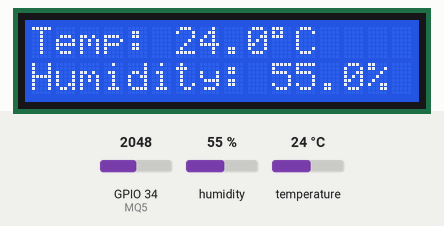
Recording of a program running on a simulated ESP32. Parts: 16×2 character LCD. Inputs (shaded band) come from the test bench; at power-on: GPIO 34 (MQ5) = 2048, humidity 55 %, temperature 24 °C. WiFi joins after 1.5 s; servers stay silent unless stated; what the program prints to the serial monitor is not drawn.

Above: at 4.3 s.
4.4 s: GPIO 34 (MQ5) set to 869
13.4 s: GPIO 34 (MQ5) set to 738
At 18.4 s:
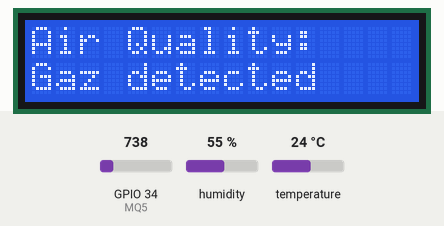
22.4 s: humidity set to 22 %
At 27.5 s:
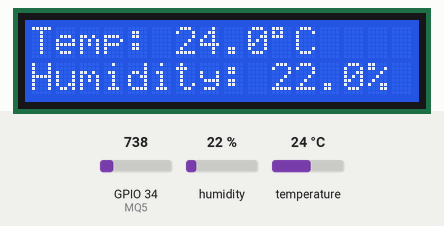
31.4 s: temperature set to 12 °C
At 40.1 s:
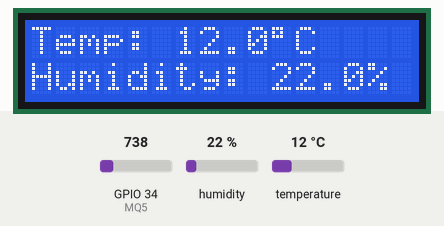
40.4 s: humidity set to 40 %
At 46.3 s:
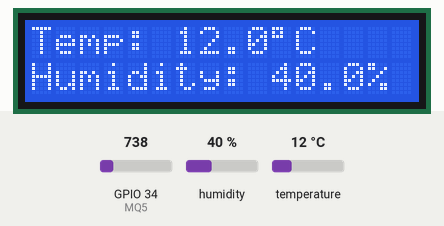
49.4 s: temperature set to 19 °C
At 52.5 s:
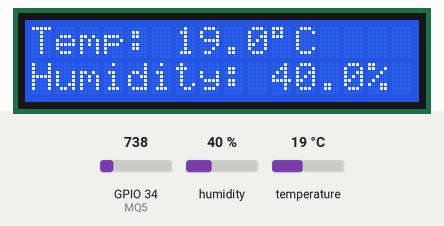
Timing chart, 0 to 54.0 s (numbered marks = the images above; inputs shaded):
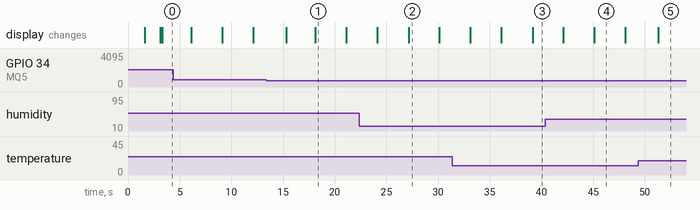

The program:

main.cpp
```cpp
#include <Arduino.h>
#include <Wire.h>
#include <LiquidCrystal_I2C.h>
#include <DHT.h>
#include <WiFi.h>
#include <FirebaseESP32.h>

// ---- MQ5 Gas Sensor ----
#define MQ5 34
int sensorValue = 0;
bool gasDetected = false;
bool lastGasDetected = false;
bool firstRun = true;

// ---- DHT11 ----
#define DHTPIN 4
#define DHTTYPE DHT11
DHT dht(DHTPIN, DHTTYPE);
float humidity = 0;
float tempC = 0;
float lastTempC = -1000;      // sentinel value, guarantees first read always "changes"
float lastHumidity = -1000;
const float changeThreshold = 0.3; // minimum change to count as "different"

// ---- LCD ----
LiquidCrystal_I2C lcd(0x27, 16, 2);

// ---- Timing ----
unsigned long previousReadMillis = 0;
const long readInterval = 2000; // read sensors every 2 seconds (DHT11 minimum)

unsigned long previousDisplayMillis = 0;
const long displayInterval = 3000; // switch LCD screen every 3 seconds
int displayScreen = 0; // 0 = air quality, 1 = temp/humidity

// ---- WiFi credentials ----
#define WIFI_SSID "SSID"
#define WIFI_PASSWORD "password"

// ---- Firebase credentials ----
#define FIREBASE_HOST "firebaseURL.firebaseio.com"
#define FIREBASE_AUTH "Firebase secret"

FirebaseData firebaseData;
FirebaseConfig config;
FirebaseAuth auth;

void readSensors();
void updateDisplay();
void pushStatusToFirebase();

void setup()
{
  Serial.begin(115200);
  pinMode(MQ5, INPUT);

  dht.begin();

  lcd.init();
  lcd.backlight();
  lcd.setCursor(0, 0);
  lcd.print("System Init...");
  delay(1500);
  lcd.clear();

  // --- WiFi connect ---
  WiFi.begin(WIFI_SSID, WIFI_PASSWORD);
  lcd.setCursor(0, 0);
  lcd.print("Connecting WiFi ");
  while (WiFi.status() != WL_CONNECTED)
  {
    delay(300);
    Serial.print(".");
  }
  Serial.println();
  Serial.println("WiFi connected");
  lcd.clear();

  // --- Firebase connect ---
  config.host = FIREBASE_HOST;
  config.signer.tokens.legacy_token = FIREBASE_AUTH;
  Firebase.begin(&config, &auth);
  Firebase.reconnectWiFi(true);
}

void loop()
{
  unsigned long currentMillis = millis();

  if (currentMillis - previousReadMillis >= readInterval)
  {
    previousReadMillis = currentMillis;
    readSensors();
  }

  if (currentMillis - previousDisplayMillis >= displayInterval)
  {
    previousDisplayMillis = currentMillis;
    displayScreen = (displayScreen + 1) % 2;
    updateDisplay();
  }
}

void readSensors()
{
  // --- Gas sensor ---
  sensorValue = analogRead(MQ5);
  gasDetected = (sensorValue < 800);

  // --- DHT11 ---
  float h = dht.readHumidity();
  float t = dht.readTemperature();

  if (!isnan(h) && !isnan(t))
  {
    humidity = h;
    tempC = t;
  }
  else
  {
    Serial.println("Failed to read from DHT11 sensor!");
  }

  // --- Serial debug ---
  Serial.print("Gas value: ");
  Serial.print(sensorValue);
  Serial.print(" | Status: ");
  Serial.print(gasDetected ? "Gaz detected" : "Normal air quality");
  Serial.print(" | Temp: ");
  Serial.print(tempC);
  Serial.print("C | Humidity: ");
  Serial.print(humidity);
  Serial.println("%");

  pushStatusToFirebase();
}

void pushStatusToFirebase()
{
  bool gasChanged = (gasDetected != lastGasDetected);
  bool tempChanged = (fabs(tempC - lastTempC) >= changeThreshold);
  bool humidityChanged = (fabs(humidity - lastHumidity) >= changeThreshold);

  if (gasChanged || tempChanged || humidityChanged || firstRun)
  {
    firstRun = false;
    lastGasDetected = gasDetected;
    lastTempC = tempC;
    lastHumidity = humidity;

    String status = gasDetected ? "gaz detected" : "normal air quality";

    FirebaseJson json;
    json.set("status", status);
    json.set("temperature", tempC);
    json.set("humidity", humidity);

    if (Firebase.pushJSON(firebaseData, "/air_quality_log", json))
    {
      Serial.println("Pushed to Firebase: " + status +
                      " | Temp: " + String(tempC) +
                      " | Humidity: " + String(humidity));
    }
    else
    {
      Serial.println("Firebase push failed: " + firebaseData.errorReason());
    }
  }
}

void updateDisplay()
{
  lcd.clear();
  lcd.setCursor(0, 0);

  if (displayScreen == 0)
  {
    lcd.print("Air Quality:");
    lcd.setCursor(0, 1);
    lcd.print(gasDetected ? "Gaz detected" : "Normal air qlty");
  }
  else
  {
    lcd.print("Temp: ");
    lcd.print(tempC, 1);
    lcd.print((char)223); // degree symbol
    lcd.print("C");

    lcd.setCursor(0, 1);
    lcd.print("Humidity: ");
    lcd.print(humidity, 1);
    lcd.print("%");
  }
}
```

Measured:
- the behaviour switches between 800 and 799 on GPIO 34 (MQ5) (found by bisection; images 0 and 1)
- after the input at 22.4 s, the display: first differs from a run without the input after 4.8 s (image 2)
- after the input at 31.4 s, the display: first differs from a run without the input after 7.8 s (image 3)
- after the input at 40.4 s, the display: first differs from a run without the input after 4.7 s (image 4)
- after the input at 49.4 s, the display: changes after 1.9 s (image 5)
- what the display in image 1 shows lasts 3.0 s, from 18.1 s to 21.1 s
